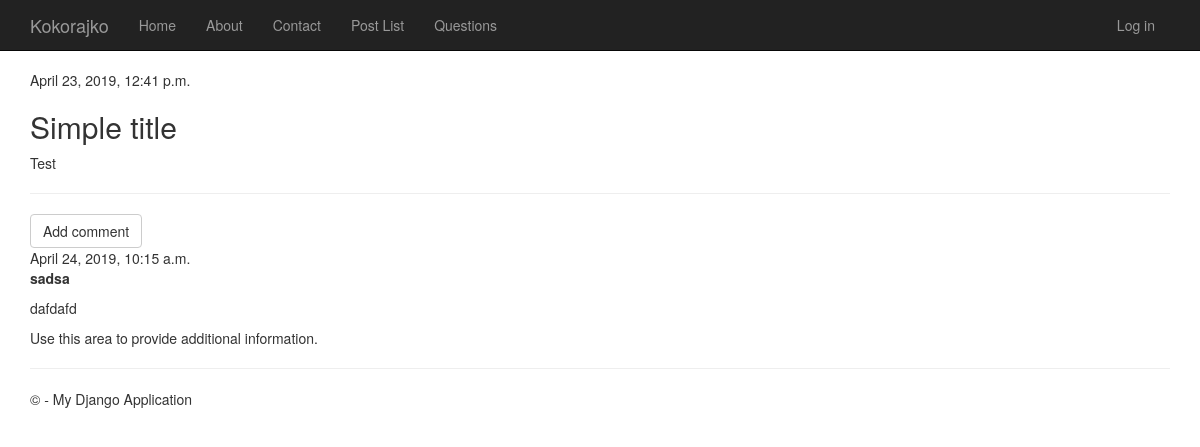
The app's page /post/1/ with its own data.
### app/models.py (models this page shows, shortened)
class Post(models.Model):
    author = models.ForeignKey(settings.AUTH_USER_MODEL, on_delete = models.CASCADE)
    title = models.CharField(max_length = 200)
    text = models.TextField()
    created_date = models.DateTimeField(default = timezone.now)
    published_date = models.DateTimeField(blank = True, null = True)

class Comment(models.Model):
    post = models.ForeignKey('app.Post', on_delete=models.CASCADE, related_name='comments')
    author = models.CharField(max_length=200)
    text = models.TextField()
    created_date = models.DateTimeField(default=timezone.now)
    approved_comment = models.BooleanField(default=False)

### app/views.py (the view)
# urls.py: url(r'post/(?P<pk>[0-9]+)/$', app.views.post_detail, name='post_detail'),
def post_detail(request, pk):
    post = get_object_or_404(Post, pk=pk)
    return render(request, 'app/post_detail.html', {'post': post})

### app/templates/app/post_detail.html (shortened to what this page needs)
﻿{% extends "app/layout.html" %}
{% block content %}
<div class="post">
        {% if post.published_date %}
            <div class="date">
                {{ post.published_date }}
            </div>
        {% else %}
            <a class="btn btn-default" href=" {% url 'post_publish' pk=post.pk %}">Publish</a>
        {% endif %}
        <h2>{{ post.title }}</h2>
        <p>{{ post.text|linebreaksbr }}</p>
    </div>
    <hr>
    <a class="btn btn-default" href="{% url 'add_comment_to_post' pk=post.pk %}">Add comment</a>
    {% for comment in post.comments.all %}
        {% if user.is_authenticated or comment.approved_comment %}
        <div class="comment">
            <div class="date">
                {{ comment.created_date }}
            </div>
            <strong>{{ comment.author }}</strong>
            <p>{{ comment.text|linebreaks }}</p>
        </div>
        {% endif %}
    {% empty %}
        <p>No comments here yet :(</p>
    {% endfor %}
<p>Use this area to provide additional information.</p>
{% endblock %}

### app/static/app/content/site.css (style rules this page uses)
body { padding-top: 50px; padding-bottom: 20px; }

### records on screen
Post: published_date "April 23, 2019, 12:41 p.m.", title "Simple title", text "Test"
Comment: created_date "April 24, 2019, 10:15 a.m.", author "sadsa", text "dafdafd"
